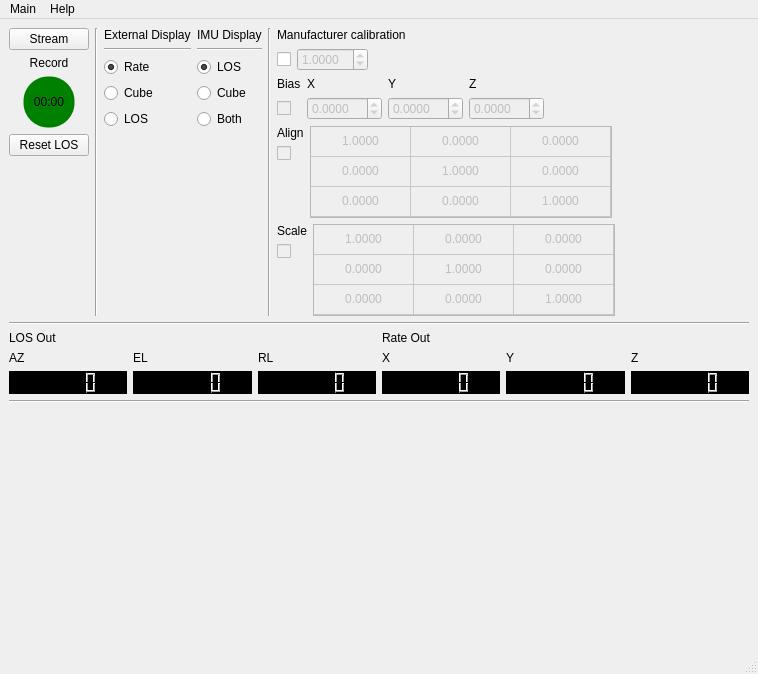
<?xml version="1.0" encoding="UTF-8"?>
<ui version="4.0">
 <class>MainWindow</class>
 <widget class="QMainWindow" name="MainWindow">
  <property name="geometry">
   <rect>
    <x>0</x>
    <y>0</y>
    <width>758</width>
    <height>674</height>
   </rect>
  </property>
  <property name="windowTitle">
   <string>MainWindow</string>
  </property>
  <property name="tabShape">
   <enum>QTabWidget::Rounded</enum>
  </property>
  <widget class="QWidget" name="centralwidget">
   <layout class="QVBoxLayout" name="verticalLayout_8">
    <item>
     <layout class="QHBoxLayout" name="horizontalLayout">
      <item>
       <layout class="QVBoxLayout" name="verticalLayout_6">
        <item>
         <widget class="QPushButton" name="qtBStream">
          <property name="text">
           <string>Stream</string>
          </property>
         </widget>
        </item>
        <item>
         <layout class="QGridLayout" name="gridLayout_2">
          <item row="0" column="0">
           <widget class="QLabel" name="label_6">
            <property name="text">
             <string>Record</string>
            </property>
            <property name="alignment">
             <set>Qt::AlignCenter</set>
            </property>
           </widget>
          </item>
          <item row="1" column="0">
           <widget class="QPushButton" name="qtBRecorde">
            <property name="styleSheet">
             <string notr="true">QPushButton#qtBRecorde {
    background-color: green;
	border-style: solid;
 	border-width:1px;
 	border-radius:25px;
 	max-width:50px;
 	max-height:50px;
 	min-width:50px;
 	min-height:50px;
}

QPushButton#qtBRecorde:hover {
    background-color: rgb(224, 255, 0);
	border-style: solid;
 	border-width:1px;
 	border-radius:25px;
 	max-width:50px;
 	max-height:50px;
 	min-width:50px;
 	min-height:50px;
}

QPushButton#qtBRecorde:pressed {
    background-color: red;
	border-style: solid;
 	border-width:1px;
 	border-radius:25px;
 	max-width:50px;
 	max-height:50px;
 	min-width:50px;
 	min-height:50px;
}
 </string>
            </property>
            <property name="text">
             <string>00:00</string>
            </property>
           </widget>
          </item>
         </layout>
        </item>
        <item>
         <widget class="QPushButton" name="qtBResetLOS">
          <property name="text">
           <string>Reset LOS</string>
          </property>
         </widget>
        </item>
        <item>
         <spacer name="verticalSpacer_4">
          <property name="orientation">
           <enum>Qt::Vertical</enum>
          </property>
          <property name="sizeHint" stdset="0">
           <size>
            <width>20</width>
            <height>40</height>
           </size>
          </property>
         </spacer>
        </item>
       </layout>
      </item>
      <item>
       <widget class="Line" name="line">
        <property name="orientation">
         <enum>Qt::Vertical</enum>
        </property>
       </widget>
      </item>
      <item>
       <layout class="QGridLayout" name="gridLayout_4">
        <item row="4" column="0">
         <widget class="QRadioButton" name="qtRELOS">
          <property name="text">
           <string>LOS</string>
          </property>
          <attribute name="buttonGroup">
           <string notr="true">ExternalGroup</string>
          </attribute>
         </widget>
        </item>
        <item row="2" column="0">
         <widget class="QRadioButton" name="qtRERate">
          <property name="text">
           <string>Rate</string>
          </property>
          <property name="checked">
           <bool>true</bool>
          </property>
          <attribute name="buttonGroup">
           <string notr="true">ExternalGroup</string>
          </attribute>
         </widget>
        </item>
        <item row="3" column="0">
         <widget class="QRadioButton" name="qtRECube">
          <property name="text">
           <string>Cube</string>
          </property>
          <attribute name="buttonGroup">
           <string notr="true">ExternalGroup</string>
          </attribute>
         </widget>
        </item>
        <item row="0" column="0">
         <widget class="QLabel" name="label_16">
          <property name="text">
           <string>External Display</string>
          </property>
         </widget>
        </item>
        <item row="5" column="0">
         <spacer name="verticalSpacer_5">
          <property name="orientation">
           <enum>Qt::Vertical</enum>
          </property>
          <property name="sizeHint" stdset="0">
           <size>
            <width>20</width>
            <height>40</height>
           </size>
          </property>
         </spacer>
        </item>
        <item row="1" column="0">
         <widget class="Line" name="line_4">
          <property name="orientation">
           <enum>Qt::Horizontal</enum>
          </property>
         </widget>
        </item>
       </layout>
      </item>
      <item>
       <layout class="QGridLayout" name="gridLayout_3">
        <item row="0" column="0">
         <widget class="QLabel" name="label_15">
          <property name="text">
           <string>IMU Display</string>
          </property>
         </widget>
        </item>
        <item row="5" column="0">
         <spacer name="verticalSpacer_6">
          <property name="orientation">
           <enum>Qt::Vertical</enum>
          </property>
          <property name="sizeHint" stdset="0">
           <size>
            <width>20</width>
            <height>40</height>
           </size>
          </property>
         </spacer>
        </item>
        <item row="3" column="0">
         <widget class="QRadioButton" name="qtRICube">
          <property name="text">
           <string>Cube</string>
          </property>
          <attribute name="buttonGroup">
           <string notr="true">IMUGroup</string>
          </attribute>
         </widget>
        </item>
        <item row="2" column="0">
         <widget class="QRadioButton" name="qtRILOS">
          <property name="text">
           <string>LOS</string>
          </property>
          <property name="checked">
           <bool>true</bool>
          </property>
          <attribute name="buttonGroup">
           <string notr="true">IMUGroup</string>
          </attribute>
         </widget>
        </item>
        <item row="4" column="0">
         <widget class="QRadioButton" name="qtRIBoth">
          <property name="text">
           <string>Both</string>
          </property>
          <attribute name="buttonGroup">
           <string notr="true">IMUGroup</string>
          </attribute>
         </widget>
        </item>
        <item row="1" column="0">
         <widget class="Line" name="line_5">
          <property name="orientation">
           <enum>Qt::Horizontal</enum>
          </property>
         </widget>
        </item>
       </layout>
      </item>
      <item>
       <widget class="Line" name="line_2">
        <property name="orientation">
         <enum>Qt::Vertical</enum>
        </property>
       </widget>
      </item>
      <item>
       <layout class="QVBoxLayout" name="verticalLayout_7">
        <item>
         <layout class="QVBoxLayout" name="verticalLayout">
          <item>
           <widget class="QLabel" name="label">
            <property name="text">
             <string>Manufacturer calibration</string>
            </property>
            <property name="buddy">
             <cstring>qtSGyroSF</cstring>
            </property>
           </widget>
          </item>
          <item>
           <layout class="QHBoxLayout" name="horizontalLayout_5">
            <item>
             <widget class="QCheckBox" name="qtCRawData">
              <property name="enabled">
               <bool>true</bool>
              </property>
              <property name="text">
               <string/>
              </property>
             </widget>
            </item>
            <item>
             <widget class="QDoubleSpinBox" name="qtSGyroSF">
              <property name="enabled">
               <bool>false</bool>
              </property>
              <property name="decimals">
               <number>4</number>
              </property>
              <property name="minimum">
               <double>0.000100000000000</double>
              </property>
              <property name="singleStep">
               <double>0.100000000000000</double>
              </property>
              <property name="value">
               <double>1.000000000000000</double>
              </property>
             </widget>
            </item>
            <item>
             <spacer name="horizontalSpacer">
              <property name="orientation">
               <enum>Qt::Horizontal</enum>
              </property>
              <property name="sizeHint" stdset="0">
               <size>
                <width>40</width>
                <height>20</height>
               </size>
              </property>
             </spacer>
            </item>
           </layout>
          </item>
         </layout>
        </item>
        <item>
         <layout class="QGridLayout" name="gridLayout">
          <item row="1" column="2">
           <widget class="QDoubleSpinBox" name="qtSBiasY">
            <property name="enabled">
             <bool>false</bool>
            </property>
            <property name="decimals">
             <number>4</number>
            </property>
            <property name="minimum">
             <double>-99.989999999999995</double>
            </property>
            <property name="singleStep">
             <double>0.001000000000000</double>
            </property>
           </widget>
          </item>
          <item row="0" column="0">
           <widget class="QLabel" name="label_2">
            <property name="text">
             <string>Bias</string>
            </property>
            <property name="buddy">
             <cstring>qtCBias</cstring>
            </property>
           </widget>
          </item>
          <item row="0" column="2">
           <widget class="QLabel" name="label_4">
            <property name="text">
             <string>Y</string>
            </property>
            <property name="buddy">
             <cstring>qtSBiasY</cstring>
            </property>
           </widget>
          </item>
          <item row="1" column="0">
           <widget class="QCheckBox" name="qtCBias">
            <property name="enabled">
             <bool>false</bool>
            </property>
            <property name="text">
             <string/>
            </property>
           </widget>
          </item>
          <item row="1" column="3">
           <widget class="QDoubleSpinBox" name="qtSBiasZ">
            <property name="enabled">
             <bool>false</bool>
            </property>
            <property name="decimals">
             <number>4</number>
            </property>
            <property name="minimum">
             <double>-99.989999999999995</double>
            </property>
            <property name="singleStep">
             <double>0.001000000000000</double>
            </property>
           </widget>
          </item>
          <item row="0" column="1">
           <widget class="QLabel" name="label_3">
            <property name="text">
             <string>X</string>
            </property>
            <property name="buddy">
             <cstring>qtSBiasX</cstring>
            </property>
           </widget>
          </item>
          <item row="1" column="1">
           <widget class="QDoubleSpinBox" name="qtSBiasX">
            <property name="enabled">
             <bool>false</bool>
            </property>
            <property name="decimals">
             <number>4</number>
            </property>
            <property name="minimum">
             <double>-99.989999999999995</double>
            </property>
            <property name="singleStep">
             <double>0.001000000000000</double>
            </property>
           </widget>
          </item>
          <item row="0" column="3">
           <widget class="QLabel" name="label_5">
            <property name="text">
             <string>Z</string>
            </property>
            <property name="buddy">
             <cstring>qtSBiasZ</cstring>
            </property>
           </widget>
          </item>
          <item row="1" column="4">
           <spacer name="horizontalSpacer_4">
            <property name="orientation">
             <enum>Qt::Horizontal</enum>
            </property>
            <property name="sizeHint" stdset="0">
             <size>
              <width>40</width>
              <height>20</height>
             </size>
            </property>
           </spacer>
          </item>
         </layout>
        </item>
        <item>
         <layout class="QHBoxLayout" name="horizontalLayout_3">
          <item>
           <layout class="QVBoxLayout" name="verticalLayout_3">
            <item>
             <widget class="QLabel" name="label_10">
              <property name="text">
               <string>Align</string>
              </property>
              <property name="buddy">
               <cstring>qtCAlign</cstring>
              </property>
             </widget>
            </item>
            <item>
             <widget class="QCheckBox" name="qtCAlign">
              <property name="enabled">
               <bool>false</bool>
              </property>
              <property name="text">
               <string/>
              </property>
             </widget>
            </item>
            <item>
             <spacer name="verticalSpacer">
              <property name="orientation">
               <enum>Qt::Vertical</enum>
              </property>
              <property name="sizeHint" stdset="0">
               <size>
                <width>20</width>
                <height>40</height>
               </size>
              </property>
             </spacer>
            </item>
           </layout>
          </item>
          <item>
           <widget class="QTableWidget" name="qtAlignMat">
            <property name="enabled">
             <bool>false</bool>
            </property>
            <property name="sizePolicy">
             <sizepolicy hsizetype="Fixed" vsizetype="Fixed">
              <horstretch>0</horstretch>
              <verstretch>0</verstretch>
             </sizepolicy>
            </property>
            <property name="minimumSize">
             <size>
              <width>302</width>
              <height>92</height>
             </size>
            </property>
            <property name="maximumSize">
             <size>
              <width>302</width>
              <height>92</height>
             </size>
            </property>
            <property name="autoScroll">
             <bool>false</bool>
            </property>
            <property name="wordWrap">
             <bool>false</bool>
            </property>
            <property name="cornerButtonEnabled">
             <bool>false</bool>
            </property>
            <property name="rowCount">
             <number>3</number>
            </property>
            <property name="columnCount">
             <number>3</number>
            </property>
            <attribute name="horizontalHeaderVisible">
             <bool>false</bool>
            </attribute>
            <attribute name="verticalHeaderVisible">
             <bool>false</bool>
            </attribute>
            <row/>
            <row/>
            <row/>
            <column/>
            <column/>
            <column/>
            <item row="0" column="0">
             <property name="text">
              <string>1.0000</string>
             </property>
             <property name="whatsThis">
              <string extracomment="Align XX"/>
             </property>
             <property name="textAlignment">
              <set>AlignCenter</set>
             </property>
             <property name="flags">
              <set>ItemIsSelectable|ItemIsEditable|ItemIsDragEnabled|ItemIsUserCheckable|ItemIsEnabled</set>
             </property>
            </item>
            <item row="0" column="1">
             <property name="text">
              <string>0.0000</string>
             </property>
             <property name="whatsThis">
              <string extracomment="Align XY"/>
             </property>
             <property name="textAlignment">
              <set>AlignCenter</set>
             </property>
             <property name="flags">
              <set>ItemIsSelectable|ItemIsEditable|ItemIsDragEnabled|ItemIsUserCheckable|ItemIsEnabled</set>
             </property>
            </item>
            <item row="0" column="2">
             <property name="text">
              <string>0.0000</string>
             </property>
             <property name="whatsThis">
              <string extracomment="Align XZ"/>
             </property>
             <property name="textAlignment">
              <set>AlignCenter</set>
             </property>
             <property name="flags">
              <set>ItemIsSelectable|ItemIsEditable|ItemIsDragEnabled|ItemIsUserCheckable|ItemIsEnabled</set>
             </property>
            </item>
            <item row="1" column="0">
             <property name="text">
              <string>0.0000</string>
             </property>
             <property name="whatsThis">
              <string extracomment="Align YX"/>
             </property>
             <property name="textAlignment">
              <set>AlignCenter</set>
             </property>
             <property name="flags">
              <set>ItemIsSelectable|ItemIsEditable|ItemIsDragEnabled|ItemIsUserCheckable|ItemIsEnabled</set>
             </property>
            </item>
            <item row="1" column="1">
             <property name="text">
              <string>1.0000</string>
             </property>
             <property name="whatsThis">
              <string extracomment="Align YY"/>
             </property>
             <property name="textAlignment">
              <set>AlignCenter</set>
             </property>
             <property name="flags">
              <set>ItemIsSelectable|ItemIsEditable|ItemIsDragEnabled|ItemIsUserCheckable|ItemIsEnabled</set>
             </property>
            </item>
            <item row="1" column="2">
             <property name="text">
              <string>0.0000</string>
             </property>
             <property name="whatsThis">
              <string extracomment="Align YZ"/>
             </property>
             <property name="textAlignment">
              <set>AlignCenter</set>
             </property>
             <property name="flags">
              <set>ItemIsSelectable|ItemIsEditable|ItemIsDragEnabled|ItemIsUserCheckable|ItemIsEnabled</set>
             </property>
            </item>
            <item row="2" column="0">
             <property name="text">
              <string>0.0000</string>
             </property>
             <property name="whatsThis">
              <string extracomment="Align ZX"/>
             </property>
             <property name="textAlignment">
              <set>AlignCenter</set>
             </property>
             <property name="flags">
              <set>ItemIsSelectable|ItemIsEditable|ItemIsDragEnabled|ItemIsUserCheckable|ItemIsEnabled</set>
             </property>
            </item>
            <item row="2" column="1">
             <property name="text">
              <string>0.0000</string>
             </property>
             <property name="whatsThis">
              <string extracomment="Align ZY"/>
             </property>
             <property name="textAlignment">
              <set>AlignCenter</set>
             </property>
             <property name="flags">
              <set>ItemIsSelectable|ItemIsEditable|ItemIsDragEnabled|ItemIsUserCheckable|ItemIsEnabled</set>
             </property>
            </item>
            <item row="2" column="2">
             <property name="text">
              <string>1.0000</string>
             </property>
             <property name="whatsThis">
              <string extracomment="Align ZZ"/>
             </property>
             <property name="textAlignment">
              <set>AlignCenter</set>
             </property>
             <property name="flags">
              <set>ItemIsSelectable|ItemIsEditable|ItemIsDragEnabled|ItemIsUserCheckable|ItemIsEnabled</set>
             </property>
            </item>
           </widget>
          </item>
          <item>
           <spacer name="horizontalSpacer_2">
            <property name="orientation">
             <enum>Qt::Horizontal</enum>
            </property>
            <property name="sizeHint" stdset="0">
             <size>
              <width>40</width>
              <height>20</height>
             </size>
            </property>
           </spacer>
          </item>
         </layout>
        </item>
        <item>
         <layout class="QHBoxLayout" name="horizontalLayout_4">
          <item>
           <layout class="QVBoxLayout" name="verticalLayout_4">
            <item>
             <widget class="QLabel" name="label_11">
              <property name="text">
               <string>Scale</string>
              </property>
              <property name="buddy">
               <cstring>qtCScale</cstring>
              </property>
             </widget>
            </item>
            <item>
             <widget class="QCheckBox" name="qtCScale">
              <property name="enabled">
               <bool>false</bool>
              </property>
              <property name="text">
               <string/>
              </property>
             </widget>
            </item>
            <item>
             <spacer name="verticalSpacer_2">
              <property name="orientation">
               <enum>Qt::Vertical</enum>
              </property>
              <property name="sizeHint" stdset="0">
               <size>
                <width>20</width>
                <height>40</height>
               </size>
              </property>
             </spacer>
            </item>
           </layout>
          </item>
          <item>
           <widget class="QTableWidget" name="qtScaleMat">
            <property name="enabled">
             <bool>false</bool>
            </property>
            <property name="sizePolicy">
             <sizepolicy hsizetype="Fixed" vsizetype="Fixed">
              <horstretch>0</horstretch>
              <verstretch>0</verstretch>
             </sizepolicy>
            </property>
            <property name="minimumSize">
             <size>
              <width>302</width>
              <height>92</height>
             </size>
            </property>
            <property name="maximumSize">
             <size>
              <width>302</width>
              <height>92</height>
             </size>
            </property>
            <property name="autoScroll">
             <bool>false</bool>
            </property>
            <property name="wordWrap">
             <bool>false</bool>
            </property>
            <property name="cornerButtonEnabled">
             <bool>false</bool>
            </property>
            <property name="rowCount">
             <number>3</number>
            </property>
            <property name="columnCount">
             <number>3</number>
            </property>
            <attribute name="horizontalHeaderVisible">
             <bool>false</bool>
            </attribute>
            <attribute name="verticalHeaderVisible">
             <bool>false</bool>
            </attribute>
            <row/>
            <row/>
            <row/>
            <column/>
            <column/>
            <column/>
            <item row="0" column="0">
             <property name="text">
              <string>1.0000</string>
             </property>
             <property name="whatsThis">
              <string extracomment="Align XX"/>
             </property>
             <property name="textAlignment">
              <set>AlignCenter</set>
             </property>
             <property name="flags">
              <set>ItemIsSelectable|ItemIsEditable|ItemIsDragEnabled|ItemIsUserCheckable|ItemIsEnabled</set>
             </property>
            </item>
            <item row="0" column="1">
             <property name="text">
              <string>0.0000</string>
             </property>
             <property name="whatsThis">
              <string extracomment="Align XY"/>
             </property>
             <property name="textAlignment">
              <set>AlignCenter</set>
             </property>
             <property name="flags">
              <set>ItemIsSelectable|ItemIsEditable|ItemIsDragEnabled|ItemIsUserCheckable|ItemIsEnabled</set>
             </property>
            </item>
            <item row="0" column="2">
             <property name="text">
              <string>0.0000</string>
             </property>
             <property name="whatsThis">
              <string extracomment="Align XZ"/>
             </property>
             <property name="textAlignment">
              <set>AlignCenter</set>
             </property>
             <property name="flags">
              <set>ItemIsSelectable|ItemIsEditable|ItemIsDragEnabled|ItemIsUserCheckable|ItemIsEnabled</set>
             </property>
            </item>
            <item row="1" column="0">
             <property name="text">
              <string>0.0000</string>
             </property>
             <property name="whatsThis">
              <string extracomment="Align YX"/>
             </property>
             <property name="textAlignment">
              <set>AlignCenter</set>
             </property>
             <property name="flags">
              <set>ItemIsSelectable|ItemIsEditable|ItemIsDragEnabled|ItemIsUserCheckable|ItemIsEnabled</set>
             </property>
            </item>
            <item row="1" column="1">
             <property name="text">
              <string>1.0000</string>
             </property>
             <property name="whatsThis">
              <string extracomment="Align YY"/>
             </property>
             <property name="textAlignment">
              <set>AlignCenter</set>
             </property>
             <property name="flags">
              <set>ItemIsSelectable|ItemIsEditable|ItemIsDragEnabled|ItemIsUserCheckable|ItemIsEnabled</set>
             </property>
            </item>
            <item row="1" column="2">
             <property name="text">
              <string>0.0000</string>
             </property>
             <property name="whatsThis">
              <string extracomment="Align YZ"/>
             </property>
             <property name="textAlignment">
              <set>AlignCenter</set>
             </property>
             <property name="flags">
              <set>ItemIsSelectable|ItemIsEditable|ItemIsDragEnabled|ItemIsUserCheckable|ItemIsEnabled</set>
             </property>
            </item>
            <item row="2" column="0">
             <property name="text">
              <string>0.0000</string>
             </property>
             <property name="whatsThis">
              <string extracomment="Align ZX"/>
             </property>
             <property name="textAlignment">
              <set>AlignCenter</set>
             </property>
             <property name="flags">
              <set>ItemIsSelectable|ItemIsEditable|ItemIsDragEnabled|ItemIsUserCheckable|ItemIsEnabled</set>
             </property>
            </item>
            <item row="2" column="1">
             <property name="text">
              <string>0.0000</string>
             </property>
             <property name="whatsThis">
              <string extracomment="Align ZY"/>
             </property>
             <property name="textAlignment">
              <set>AlignCenter</set>
             </property>
             <property name="flags">
              <set>ItemIsSelectable|ItemIsEditable|ItemIsDragEnabled|ItemIsUserCheckable|ItemIsEnabled</set>
             </property>
            </item>
            <item row="2" column="2">
             <property name="text">
              <string>1.0000</string>
             </property>
             <property name="whatsThis">
              <string extracomment="Align ZZ"/>
             </property>
             <property name="textAlignment">
              <set>AlignCenter</set>
             </property>
             <property name="flags">
              <set>ItemIsSelectable|ItemIsEditable|ItemIsDragEnabled|ItemIsUserCheckable|ItemIsEnabled</set>
             </property>
            </item>
           </widget>
          </item>
          <item>
           <spacer name="horizontalSpacer_3">
            <property name="orientation">
             <enum>Qt::Horizontal</enum>
            </property>
            <property name="sizeHint" stdset="0">
             <size>
              <width>40</width>
              <height>20</height>
             </size>
            </property>
           </spacer>
          </item>
         </layout>
        </item>
       </layout>
      </item>
     </layout>
    </item>
    <item>
     <widget class="Line" name="TheLine">
      <property name="orientation">
       <enum>Qt::Horizontal</enum>
      </property>
     </widget>
    </item>
    <item>
     <layout class="QHBoxLayout" name="horizontalLayout_2">
      <item>
       <layout class="QVBoxLayout" name="verticalLayout_5">
        <item>
         <widget class="QLabel" name="label_14">
          <property name="text">
           <string>LOS Out</string>
          </property>
         </widget>
        </item>
        <item>
         <layout class="QHBoxLayout" name="horizontalLayout_8">
          <item>
           <widget class="QLabel" name="label_7">
            <property name="text">
             <string>AZ</string>
            </property>
           </widget>
          </item>
          <item>
           <widget class="QLabel" name="label_8">
            <property name="text">
             <string>EL</string>
            </property>
           </widget>
          </item>
          <item>
           <widget class="QLabel" name="label_9">
            <property name="text">
             <string>RL</string>
            </property>
           </widget>
          </item>
         </layout>
        </item>
        <item>
         <layout class="QHBoxLayout" name="horizontalLayout_7">
          <item>
           <widget class="QLCDNumber" name="qtLOSX">
            <property name="styleSheet">
             <string notr="true">background-color: rgb(0, 0, 0);
</string>
            </property>
            <property name="smallDecimalPoint">
             <bool>true</bool>
            </property>
            <property name="value" stdset="0">
             <double>0.000000000000000</double>
            </property>
           </widget>
          </item>
          <item>
           <widget class="QLCDNumber" name="qtLOSY">
            <property name="styleSheet">
             <string notr="true">background-color: rgb(0, 0, 0);
</string>
            </property>
            <property name="smallDecimalPoint">
             <bool>true</bool>
            </property>
            <property name="value" stdset="0">
             <double>0.000000000000000</double>
            </property>
           </widget>
          </item>
          <item>
           <widget class="QLCDNumber" name="qtLOSZ">
            <property name="styleSheet">
             <string notr="true">background-color: rgb(0, 0, 0);
</string>
            </property>
            <property name="smallDecimalPoint">
             <bool>true</bool>
            </property>
            <property name="value" stdset="0">
             <double>0.000000000000000</double>
            </property>
           </widget>
          </item>
         </layout>
        </item>
       </layout>
      </item>
      <item>
       <layout class="QVBoxLayout" name="verticalLayout_2">
        <item>
         <widget class="QLabel" name="label_13">
          <property name="text">
           <string>Rate Out</string>
          </property>
         </widget>
        </item>
        <item>
         <layout class="QHBoxLayout" name="horizontalLayout_9">
          <item>
           <widget class="QLabel" name="label_12">
            <property name="text">
             <string>X</string>
            </property>
           </widget>
          </item>
          <item>
           <widget class="QLabel" name="label_17">
            <property name="text">
             <string>Y</string>
            </property>
           </widget>
          </item>
          <item>
           <widget class="QLabel" name="label_18">
            <property name="text">
             <string>Z</string>
            </property>
           </widget>
          </item>
         </layout>
        </item>
        <item>
         <layout class="QHBoxLayout" name="horizontalLayout_6">
          <item>
           <widget class="QLCDNumber" name="qtRateX">
            <property name="styleSheet">
             <string notr="true">background-color: rgb(0, 0, 0);
</string>
            </property>
            <property name="smallDecimalPoint">
             <bool>true</bool>
            </property>
            <property name="value" stdset="0">
             <double>0.000000000000000</double>
            </property>
           </widget>
          </item>
          <item>
           <widget class="QLCDNumber" name="qtRateY">
            <property name="styleSheet">
             <string notr="true">background-color: rgb(0, 0, 0);
</string>
            </property>
            <property name="smallDecimalPoint">
             <bool>true</bool>
            </property>
            <property name="value" stdset="0">
             <double>0.000000000000000</double>
            </property>
           </widget>
          </item>
          <item>
           <widget class="QLCDNumber" name="qtRateZ">
            <property name="styleSheet">
             <string notr="true">background-color: rgb(0, 0, 0);
</string>
            </property>
            <property name="smallDecimalPoint">
             <bool>true</bool>
            </property>
            <property name="value" stdset="0">
             <double>0.000000000000000</double>
            </property>
           </widget>
          </item>
         </layout>
        </item>
       </layout>
      </item>
     </layout>
    </item>
    <item>
     <widget class="Line" name="line_3">
      <property name="orientation">
       <enum>Qt::Horizontal</enum>
      </property>
     </widget>
    </item>
    <item>
     <layout class="QVBoxLayout" name="verticalLayoutW">
      <property name="sizeConstraint">
       <enum>QLayout::SetMinAndMaxSize</enum>
      </property>
      <item>
       <widget class="QWidget" name="widget" native="true">
        <property name="sizePolicy">
         <sizepolicy hsizetype="Preferred" vsizetype="Expanding">
          <horstretch>0</horstretch>
          <verstretch>0</verstretch>
         </sizepolicy>
        </property>
        <property name="minimumSize">
         <size>
          <width>0</width>
          <height>100</height>
         </size>
        </property>
       </widget>
      </item>
     </layout>
    </item>
   </layout>
  </widget>
  <widget class="QMenuBar" name="menubar">
   <property name="geometry">
    <rect>
     <x>0</x>
     <y>0</y>
     <width>758</width>
     <height>21</height>
    </rect>
   </property>
   <widget class="QMenu" name="qMain">
    <property name="title">
     <string>Main</string>
    </property>
    <addaction name="actionExit"/>
   </widget>
   <widget class="QMenu" name="menuHelp">
    <property name="title">
     <string>Help</string>
    </property>
    <addaction name="actionAbout"/>
   </widget>
   <addaction name="qMain"/>
   <addaction name="menuHelp"/>
  </widget>
  <widget class="QStatusBar" name="statusbar"/>
  <action name="actionAbout">
   <property name="text">
    <string>About</string>
   </property>
  </action>
  <action name="actionExit">
   <property name="text">
    <string>Exit</string>
   </property>
  </action>
 </widget>
 <tabstops>
  <tabstop>qtBStream</tabstop>
  <tabstop>qtBRecorde</tabstop>
  <tabstop>qtBResetLOS</tabstop>
  <tabstop>qtRERate</tabstop>
  <tabstop>qtRECube</tabstop>
  <tabstop>qtRELOS</tabstop>
  <tabstop>qtRILOS</tabstop>
  <tabstop>qtRICube</tabstop>
  <tabstop>qtRIBoth</tabstop>
  <tabstop>qtCRawData</tabstop>
  <tabstop>qtSGyroSF</tabstop>
  <tabstop>qtCBias</tabstop>
  <tabstop>qtSBiasX</tabstop>
  <tabstop>qtSBiasY</tabstop>
  <tabstop>qtSBiasZ</tabstop>
  <tabstop>qtCAlign</tabstop>
  <tabstop>qtAlignMat</tabstop>
  <tabstop>qtCScale</tabstop>
  <tabstop>qtScaleMat</tabstop>
  <tabstop>qtCBias</tabstop>
  <tabstop>qtSBiasY</tabstop>
  <tabstop>qtSBiasZ</tabstop>
  <tabstop>qtSBiasX</tabstop>
 </tabstops>
 <resources/>
 <connections>
  <connection>
   <sender>actionExit</sender>
   <signal>triggered()</signal>
   <receiver>MainWindow</receiver>
   <slot>close()</slot>
   <hints>
    <hint type="sourcelabel">
     <x>-1</x>
     <y>-1</y>
    </hint>
    <hint type="destinationlabel">
     <x>399</x>
     <y>299</y>
    </hint>
   </hints>
  </connection>
  <connection>
   <sender>qtCRawData</sender>
   <signal>toggled(bool)</signal>
   <receiver>qtSGyroSF</receiver>
   <slot>setEnabled(bool)</slot>
   <hints>
    <hint type="sourcelabel">
     <x>263</x>
     <y>68</y>
    </hint>
    <hint type="destinationlabel">
     <x>337</x>
     <y>72</y>
    </hint>
   </hints>
  </connection>
  <connection>
   <sender>qtCBias</sender>
   <signal>clicked(bool)</signal>
   <receiver>qtSBiasX</receiver>
   <slot>setEnabled(bool)</slot>
   <hints>
    <hint type="sourcelabel">
     <x>262</x>
     <y>116</y>
    </hint>
    <hint type="destinationlabel">
     <x>287</x>
     <y>120</y>
    </hint>
   </hints>
  </connection>
  <connection>
   <sender>qtCBias</sender>
   <signal>clicked(bool)</signal>
   <receiver>qtSBiasY</receiver>
   <slot>setEnabled(bool)</slot>
   <hints>
    <hint type="sourcelabel">
     <x>262</x>
     <y>116</y>
    </hint>
    <hint type="destinationlabel">
     <x>362</x>
     <y>120</y>
    </hint>
   </hints>
  </connection>
  <connection>
   <sender>qtCBias</sender>
   <signal>clicked(bool)</signal>
   <receiver>qtSBiasZ</receiver>
   <slot>setEnabled(bool)</slot>
   <hints>
    <hint type="sourcelabel">
     <x>262</x>
     <y>116</y>
    </hint>
    <hint type="destinationlabel">
     <x>437</x>
     <y>120</y>
    </hint>
   </hints>
  </connection>
  <connection>
   <sender>qtCAlign</sender>
   <signal>clicked(bool)</signal>
   <receiver>qtAlignMat</receiver>
   <slot>setEnabled(bool)</slot>
   <hints>
    <hint type="sourcelabel">
     <x>285</x>
     <y>161</y>
    </hint>
    <hint type="destinationlabel">
     <x>552</x>
     <y>220</y>
    </hint>
   </hints>
  </connection>
  <connection>
   <sender>qtCScale</sender>
   <signal>clicked(bool)</signal>
   <receiver>qtScaleMat</receiver>
   <slot>setEnabled(bool)</slot>
   <hints>
    <hint type="sourcelabel">
     <x>287</x>
     <y>261</y>
    </hint>
    <hint type="destinationlabel">
     <x>551</x>
     <y>320</y>
    </hint>
   </hints>
  </connection>
  <connection>
   <sender>qtCRawData</sender>
   <signal>clicked(bool)</signal>
   <receiver>qtCBias</receiver>
   <slot>setEnabled(bool)</slot>
   <hints>
    <hint type="sourcelabel">
     <x>263</x>
     <y>68</y>
    </hint>
    <hint type="destinationlabel">
     <x>262</x>
     <y>116</y>
    </hint>
   </hints>
  </connection>
  <connection>
   <sender>qtCRawData</sender>
   <signal>clicked(bool)</signal>
   <receiver>qtCScale</receiver>
   <slot>setEnabled(bool)</slot>
   <hints>
    <hint type="sourcelabel">
     <x>263</x>
     <y>68</y>
    </hint>
    <hint type="destinationlabel">
     <x>287</x>
     <y>261</y>
    </hint>
   </hints>
  </connection>
  <connection>
   <sender>qtCRawData</sender>
   <signal>clicked(bool)</signal>
   <receiver>qtCAlign</receiver>
   <slot>setEnabled(bool)</slot>
   <hints>
    <hint type="sourcelabel">
     <x>263</x>
     <y>68</y>
    </hint>
    <hint type="destinationlabel">
     <x>285</x>
     <y>161</y>
    </hint>
   </hints>
  </connection>
 </connections>
 <buttongroups>
  <buttongroup name="IMUGroup"/>
  <buttongroup name="ExternalGroup"/>
 </buttongroups>
</ui>
